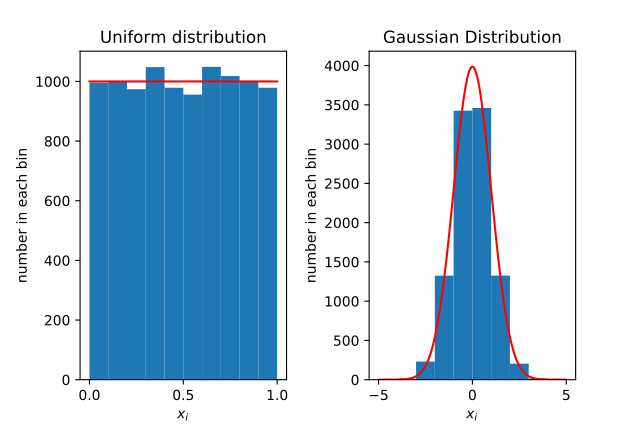

Reproduce this figure in Python.
"""
Author: Pruthvi Suryadevara
Email:  pruthvi.suryadevara@tifr.res.in
Finding Gaussian distributed random numbers using Box-Muller

"""

import numpy as np
import matplotlib.pyplot as plt


n = 10000
x1 = np.random.rand(n)      # Two unifrom distributions
x2 = np.random.rand(n)
# Gaussian distribution using box muller method
y1 = np.sqrt(-2*np.log(x1)) * np.cos(2*np.pi*x2)
y2 = np.sqrt(-2*np.log(x1)) * np.sin(2*np.pi*x2)

# Plotting the Uniform and Gaussian distributions
plt.subplot(1, 2, 1, title="Uniform distribution")
plt.hist(x1)
x = np.linspace(0, 1, 100)
y = n/10*np.ones(len(x))
plt.plot(x, y, 'r')
plt.xlabel("$x_i$")
plt.ylabel("number in each bin")
plt.subplot(1, 2, 2, title="Gaussian Distribution")
plt.hist(y1, range=[-5, 5])
x = np.linspace(-5, 5, 100)
y = n/np.sqrt(2*np.pi)*np.exp(-0.5*x*x)
plt.plot(x, y, 'r')
plt.xlabel("$x_i$")
plt.ylabel("number in each bin")
plt.subplots_adjust(wspace=0.4)
plt.show()
